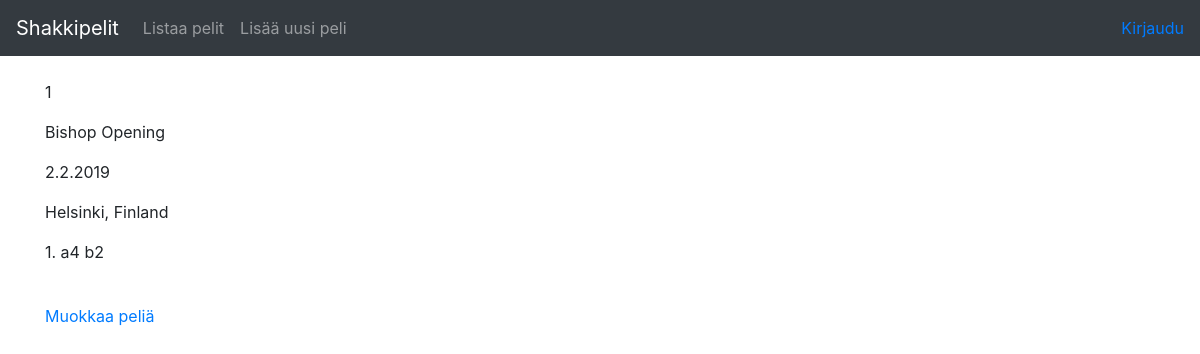
The page /games/1/view on the database its author committed.
### app/games/models.py (models this page shows, shortened)
class Game(db.Model):
    id = db.Column(db.Integer, primary_key=True)
    date_created = db.Column(db.DateTime, default=db.func.current_timestamp())
    date_modified = db.Column(db.DateTime, default=db.func.current_timestamp(),
    onupdate=db.func.current_timestamp())
    white_player = db.Column(db.String(144), nullable=False)
    black_player = db.Column(db.String(144), nullable=False)
    game_date = db.Column(db.String(144), nullable=False)
    game_location = db.Column(db.String(144), nullable=True)
    result = db.Column(db.Integer, nullable=True) # 1 for white, 0 for draw, -1 for black
    opening = db.Column(db.String(144), nullable=True)
    moves = db.Column(db.String(1000), nullable=True)
    account_id = db.Column(db.Integer, db.ForeignKey('account.id'), nullable=False)

### app/games/views.py (the view)
@app.route("/games/<game_id>/view")
def game_view(game_id):
    return render_template("games/view.html", game = Game.query.get(game_id))

### app/templates/games/view.html (shortened to what this page needs)
{% extends "layout.html" %}
{% block body %}
  <p>{{ game.result }}</p>
  <p>{{ game.opening }}</p>
  <p>{{ game.game_date }}</p>
  <p>{{ game.game_location }}</p>
  <p>{{ game.moves }}</p>
  <br/>
  <a href="{{ url_for('game_edit_view', game_id=game.id) }}">Muokkaa peliä</a>
{% endblock %}

### rows shown on the page
Game: result "1", opening "Bishop Opening", game_date "2.2.2019", game_location "Helsinki, Finland", moves "1. a4 b2"
